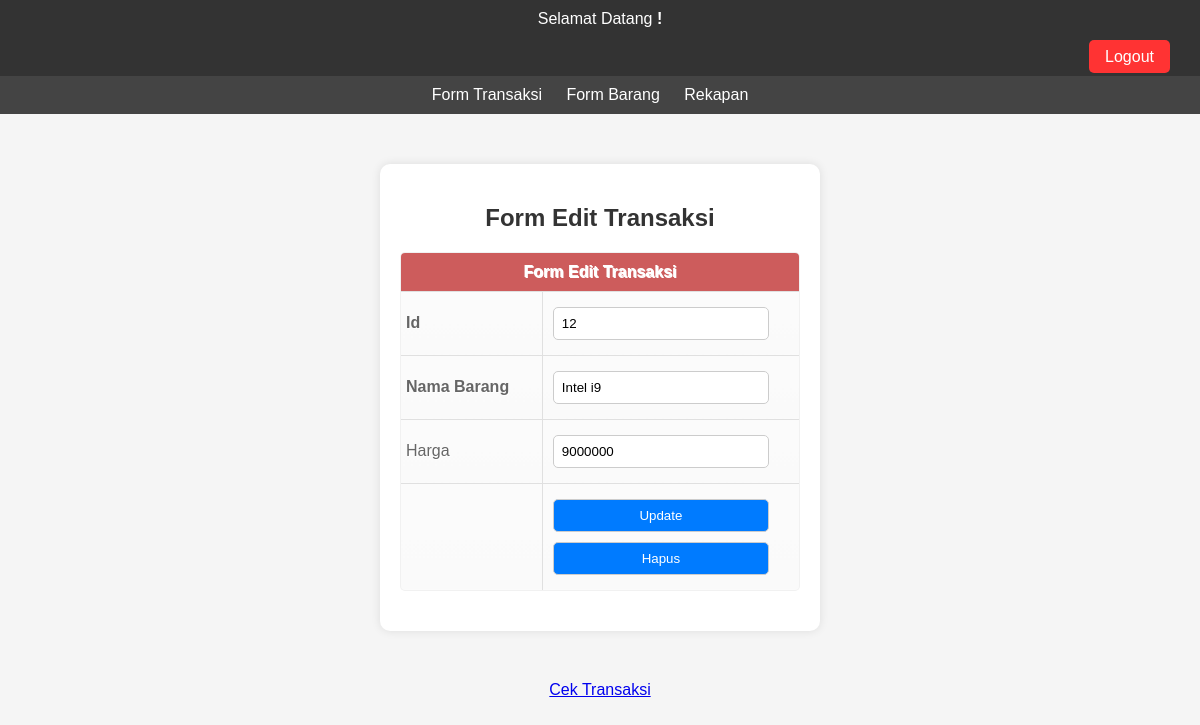
/barang/edit_barang.php?id_barang=12, run on the app's committed database.
### tables this page shows
CREATE TABLE `barang` (
  `id_barang` int(6) UNSIGNED NOT NULL,
  `nama_barang` varchar(50) NOT NULL,
  `harga_barang` varchar(30) NOT NULL,
  `kategori` varchar(30) NOT NULL
);

### barang/edit_barang.php (the view, shortened to what this page needs)
<?php
require "../koneksi.php";
$id_barang = $_GET['id_barang'];
$query = mysqli_query($conn,"select * from barang where id_barang='$id_barang'");
while($data = mysqli_fetch_array($query)){
?>
<html>
<head>
	<link rel="stylesheet" href="../style.css">
</head>
<body>
<div id="header">
	<tr>Selamat Datang <b><?php echo $_SESSION['username']; ?>!</b></tr>
	<tr><div id="logout-container" align="right"><a id="logout-link" href="../logout.php">Logout</a></div></tr>
</div>
<div id="nav">
	<a href="index.php">Form Transaksi</a>
	<a href="../barang/input_barang.php">Form Barang</a>
    <a href="../barang/rekap.php">Rekapan</a>
</div>
<div class="container">
    <h2>Form Edit Transaksi</h2>
    <form id="form1" name="form1" method="get" action="editsimpan_barang.php">
        <table class="form-table">
            <tr>
                <th colspan="2">Form Edit Transaksi</th>
            </tr>
            <tr>
                <td><strong>Id</strong></td>
                <td><input name="id_barang" type="text" color="black" value="<?php echo $data['id_barang']; ?>"/></td>
            </tr>
            <tr>
                <td><strong>Nama Barang</strong></td>
                <td><input name="nama_barang" type="text" value="<?php echo $data['nama_barang']; ?>"/></td>
            </tr>
            <tr>
                <td>Harga</td>
                <td><input name="harga_barang" type="text" value="<?php echo $data['harga_barang']; ?>"/></td>
            </tr>
            <tr>
                <td>&nbsp;</td>
                <td><input name="" type="submit" value="Update" />&nbsp;
                <input name="" type="reset" value="Hapus" /></td>
            </tr>
        </table>
    </form>
    <?php } ?>
</div>
<div align="center">
    <a href="view_barang.php">Cek Transaksi</a>
</div>
</body>
</html>

### style.css (style rules this page uses)
body { background-color: #f0f0f0; font-family: Arial, sans-serif; margin: 0; padding: 0; }
#header { background-color: #333; color: #fff; padding: 10px; text-align: center; }
#nav { background-color: #444; color: #fff; padding: 10px; text-align: center; }
#nav a { color: #fff; text-decoration: none; margin-right: 20px; transition: color 0.3s ease-in-out; }
#logout-container { margin-top: 20px; margin-right: 20px; }
#logout-link { background-color: #ff3333; color: #fff; padding: 8px 16px; border-radius: 5px; text-decoration: none; transition: background-color 0.3s ease-in-out; }
table { font-family: Arial, Helvetica, sans-serif; color: #666; text-shadow: 1px 1px 0px #fff; background: #eaebec; border: #ccc 1px solid; padding-top:8px; }
table th { padding: 3px 3px; border-left:1px solid #e0e0e0; border-bottom: 1px solid #e0e0e0; background: #ededed; }
table th:first-child { border-left:none; }
table tr { text-align: left; padding-left: 5px; }
table td:first-child { text-align: left; padding-left: 5px; border-left: 0; }
table td { padding: 5px 5px; border-top: 1px solid #ffffff; border-bottom: 1px solid #e0e0e0; border-left: 1px solid #e0e0e0; background: #fafafa; background: -webkit-gradient(linear, left top, left bottom, from(#fbfbfb), to(#fafafa)); background: -moz-linear-gradient(top, #fbfbfb, #fafafa); }
table tr:last-child td { border-bottom: 0; }
table tr:last-child td:first-child { -moz-border-radius-bottomleft: 3px; -webkit-border-bottom-left-radius: 3px; border-bottom-left-radius: 3px; }
table tr:last-child td:last-child { -moz-border-radius-bottomright: 3px; -webkit-border-bottom-right-radius: 3px; border-bottom-right-radius: 3px; }

### barang/edit_barang.php (style rules this page uses)
body { font-family: Arial, sans-serif; background-color: #f5f5f5; margin: 0; padding: 0; }
.container { max-width: 400px; margin: 50px auto; background-color: #fff; border-radius: 10px; padding: 20px; box-shadow: 0 0 10px rgba(0, 0, 0, 0.1); }
.container h2 { text-align: center; color: #333; }
.form-table { width: 100%; border-collapse: collapse; margin-bottom: 20px; background-color: #f1f1f1; border-radius: 5px; overflow: hidden; }
.form-table th { background-color: #cd5c5c; color: #fff; padding: 10px; text-align: center; }
.form-table td { padding: 10px; text-align: left; }
.form-table input[type="text"], .form-table input[type="submit"], .form-table input[type="reset"] { width: calc(100% - 20px); padding: 8px; border-radius: 5px; border: 1px solid #ccc; box-sizing: border-box; margin: 5px 0; }
.form-table input[type="submit"], .form-table input[type="reset"] { background-color: #007bff; color: #fff; cursor: pointer; }

### data on the page
barang: id_barang "12", nama_barang "Intel i9", harga_barang "9000000"
